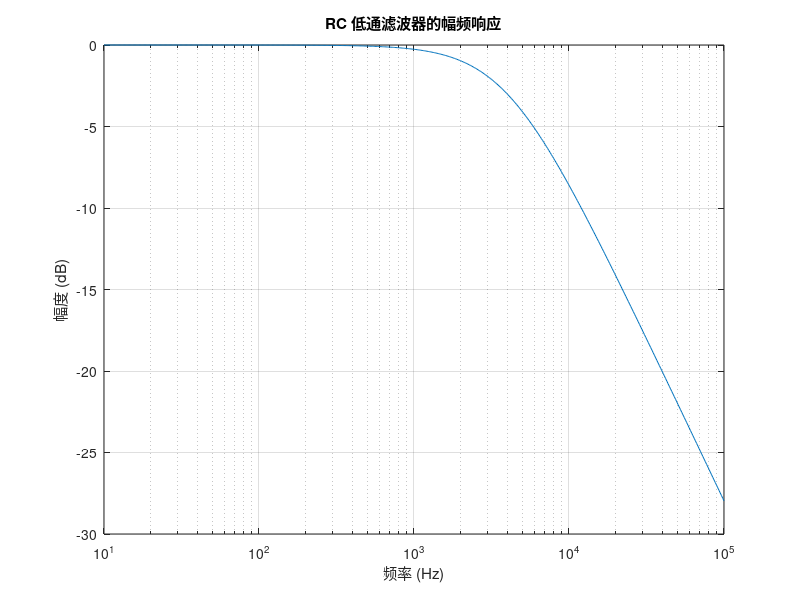
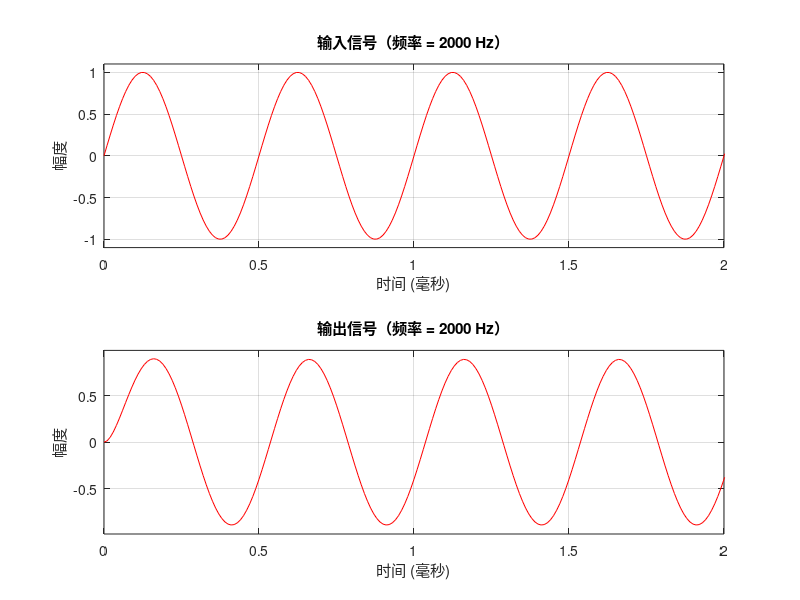
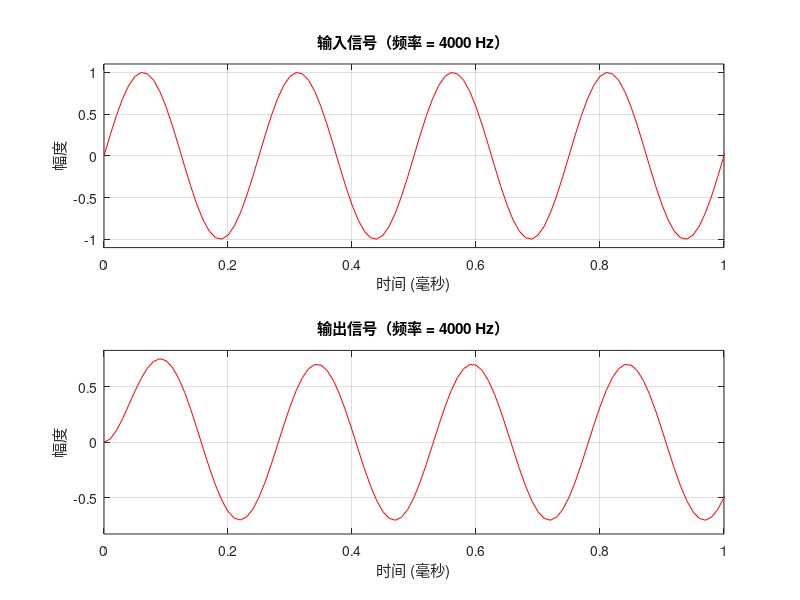
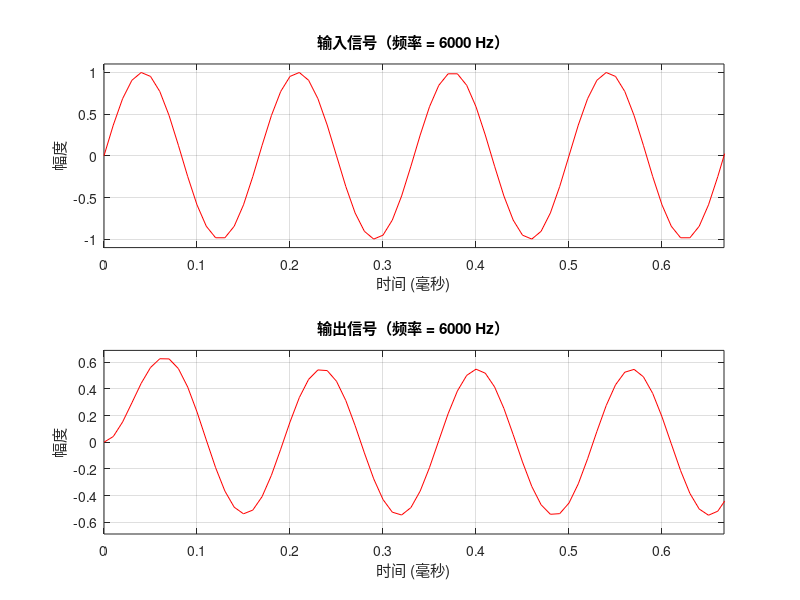

The MATLAB source for these figures, in order:
clear; clc; close all;

% 设计RC低通滤波器的参数
Fc = 4e3; % 截止频率 4 kHz
R = 1e3; % 电阻 R = 1kΩ
C = 1 / (2 * pi * Fc * R); % 电容 C，使得截止频率为 Fc

% RC 低通滤波器传递函数
omega_c = 2 * pi * Fc; % 截止角频率 (rad/s)
num = [1]; % 分子系数
den = [R*C, 1]; % 分母系数 (RCs + 1)
H = tf(num, den); % 创建传递函数

% 扫频频率范围
f_sweep = logspace(1, 5, 500); % 10Hz 到 100kHz，500个点
w_sweep = 2 * pi * f_sweep; % 转换为角频率

% 计算传输函数的幅频特性
[mag, ~] = bode(H, w_sweep); % 计算幅频响应
mag = squeeze(mag); % 获取幅度值

% 绘制幅频响应曲线（figure1）
figure;
semilogx(f_sweep, 20*log10(mag)); % 使用对数坐标绘制幅度响应（dB）
title('RC 低通滤波器的幅频响应');
xlabel('频率 (Hz)');
ylabel('幅度 (dB)');
grid on;

% 仿真不同频率的单音正弦信号通过滤波器
t = 0:1/100e3:1; % 仿真时间，采样频率为100kHz，仿真时间1秒
input_amplitude = 1; % 输入信号的幅度
frequencies = [100, 500, 1000, 2000, 4000, 8000, 10000]; % 单音正弦信号频率

% 仿真并绘制 2 kHz、4 kHz 和 6 kHz 下的输入输出波形
target_frequencies = [2000, 4000, 6000];  % 频率设定为 2 kHz, 4 kHz 和 6 kHz
num_cycles = 4;  % 显示的周期数

for i = 1:length(target_frequencies)
    % 当前频率
    f = target_frequencies(i);
    
    % 计算每个周期的时间
    T = 1 / f;
    
    % 生成输入信号
    u = input_amplitude * sin(2 * pi * f * t);
    
    % 计算滤波器输出响应
    [y, ~] = lsim(H, u, t);

    % 转换时间向量为毫秒，并限制显示时间为2到4个周期
    t_ms = t * 1e3;
    max_time_ms = num_cycles * T * 1e3;  % 显示时间上限，单位为毫秒
    
    % 创建新的 figure 并绘制输入输出波形
    figure;
    
    % 绘制输入信号
    subplot(2,1,1);
    plot(t_ms, u, 'r');  % 用红色绘制输入信号
    title(sprintf('输入信号（频率 = %d Hz）', f));
    xlabel('时间 (毫秒)');
    ylabel('幅度');
    xlim([0, max_time_ms]);  % 限制 x 轴范围显示 2-4 个周期
    ylim([-1.1 * input_amplitude, 1.1 * input_amplitude]);  % 限制 y 轴范围
    grid on;

    % 绘制输出信号
    subplot(2,1,2);
    plot(t_ms, y, 'r');  % 用红色绘制输出信号
    title(sprintf('输出信号（频率 = %d Hz）', f));
    xlabel('时间 (毫秒)');
    ylabel('幅度');
    xlim([0, max_time_ms]);  % 限制 x 轴范围显示 2-4 个周期
    ylim([-1.1 * max(abs(y)), 1.1 * max(abs(y))]);  % 根据输出信号最大值调整 y 轴范围
    grid on;
end




% 计算并绘制每个频率下的输入输出信号幅度和传输系数（figure3）
input_amplitude_spectrum = [];
output_amplitude_spectrum = [];
for i = 1:length(frequencies)
    % 生成输入信号
    u = input_amplitude * sin(2 * pi * frequencies(i) * t);
    % 计算滤波器输出响应
    [y, ~] = lsim(H, u, t);

    % 计算输入输出信号的幅度（均方根）
    input_amplitude_spectrum(i) = rms(u);
    output_amplitude_spectrum(i) = rms(y);
end

% 计算传输系数
transfer_function = output_amplitude_spectrum ./ input_amplitude_spectrum;

% 打印传输系数
disp('频率 (Hz) - 输入信号幅度 - 输出信号幅度 - 传输系数');
for i = 1:length(frequencies)
    fprintf('%d Hz - %.4f - %.4f - %.4f\n', frequencies(i), input_amplitude_spectrum(i), output_amplitude_spectrum(i), transfer_function(i));
end

% 绘制传输系数 vs 频率（figure3）
figure;
semilogx(frequencies, transfer_function, 'o-', 'LineWidth', 2);
title('RC 低通滤波器传输系数');
xlabel('频率 (Hz)');
ylabel('传输系数');
grid on;
